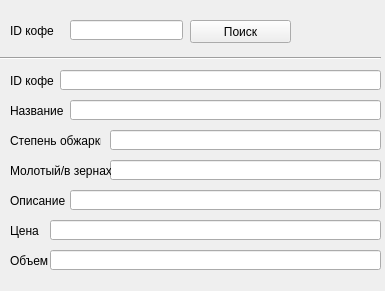
<?xml version="1.0" encoding="UTF-8"?>
<ui version="4.0">
 <class>MainWindow</class>
 <widget class="QMainWindow" name="MainWindow">
  <property name="geometry">
   <rect>
    <x>0</x>
    <y>0</y>
    <width>385</width>
    <height>291</height>
   </rect>
  </property>
  <property name="windowTitle">
   <string>MainWindow</string>
  </property>
  <widget class="QWidget" name="centralwidget">
   <widget class="QLabel" name="label">
    <property name="geometry">
     <rect>
      <x>10</x>
      <y>20</y>
      <width>47</width>
      <height>21</height>
     </rect>
    </property>
    <property name="text">
     <string>ID кофе</string>
    </property>
   </widget>
   <widget class="QLineEdit" name="FindID">
    <property name="geometry">
     <rect>
      <x>70</x>
      <y>20</y>
      <width>113</width>
      <height>20</height>
     </rect>
    </property>
   </widget>
   <widget class="QPushButton" name="pushButton">
    <property name="geometry">
     <rect>
      <x>190</x>
      <y>20</y>
      <width>101</width>
      <height>23</height>
     </rect>
    </property>
    <property name="text">
     <string>Поиск</string>
    </property>
   </widget>
   <widget class="Line" name="line">
    <property name="geometry">
     <rect>
      <x>0</x>
      <y>50</y>
      <width>381</width>
      <height>16</height>
     </rect>
    </property>
    <property name="orientation">
     <enum>Qt::Horizontal</enum>
    </property>
   </widget>
   <widget class="QLabel" name="label_2">
    <property name="geometry">
     <rect>
      <x>10</x>
      <y>70</y>
      <width>47</width>
      <height>21</height>
     </rect>
    </property>
    <property name="text">
     <string>ID кофе</string>
    </property>
   </widget>
   <widget class="QLineEdit" name="ID">
    <property name="geometry">
     <rect>
      <x>60</x>
      <y>70</y>
      <width>321</width>
      <height>20</height>
     </rect>
    </property>
    <property name="text">
     <string/>
    </property>
   </widget>
   <widget class="QLineEdit" name="Name">
    <property name="geometry">
     <rect>
      <x>70</x>
      <y>100</y>
      <width>311</width>
      <height>20</height>
     </rect>
    </property>
    <property name="text">
     <string/>
    </property>
   </widget>
   <widget class="QLabel" name="label_3">
    <property name="geometry">
     <rect>
      <x>10</x>
      <y>100</y>
      <width>61</width>
      <height>21</height>
     </rect>
    </property>
    <property name="text">
     <string>Название</string>
    </property>
   </widget>
   <widget class="QLineEdit" name="Level">
    <property name="geometry">
     <rect>
      <x>110</x>
      <y>130</y>
      <width>271</width>
      <height>20</height>
     </rect>
    </property>
    <property name="text">
     <string/>
    </property>
   </widget>
   <widget class="QLabel" name="label_4">
    <property name="geometry">
     <rect>
      <x>10</x>
      <y>130</y>
      <width>91</width>
      <height>21</height>
     </rect>
    </property>
    <property name="text">
     <string>Степень обжарки</string>
    </property>
   </widget>
   <widget class="QLineEdit" name="Bean">
    <property name="geometry">
     <rect>
      <x>110</x>
      <y>160</y>
      <width>271</width>
      <height>20</height>
     </rect>
    </property>
    <property name="text">
     <string/>
    </property>
   </widget>
   <widget class="QLabel" name="label_5">
    <property name="geometry">
     <rect>
      <x>10</x>
      <y>160</y>
      <width>101</width>
      <height>21</height>
     </rect>
    </property>
    <property name="text">
     <string>Молотый/в зернах</string>
    </property>
   </widget>
   <widget class="QLineEdit" name="Description">
    <property name="geometry">
     <rect>
      <x>70</x>
      <y>190</y>
      <width>311</width>
      <height>20</height>
     </rect>
    </property>
    <property name="text">
     <string/>
    </property>
   </widget>
   <widget class="QLabel" name="label_6">
    <property name="geometry">
     <rect>
      <x>10</x>
      <y>190</y>
      <width>61</width>
      <height>21</height>
     </rect>
    </property>
    <property name="text">
     <string>Описание</string>
    </property>
   </widget>
   <widget class="QLineEdit" name="Price">
    <property name="geometry">
     <rect>
      <x>50</x>
      <y>220</y>
      <width>331</width>
      <height>20</height>
     </rect>
    </property>
    <property name="text">
     <string/>
    </property>
   </widget>
   <widget class="QLabel" name="label_7">
    <property name="geometry">
     <rect>
      <x>10</x>
      <y>220</y>
      <width>61</width>
      <height>21</height>
     </rect>
    </property>
    <property name="text">
     <string>Цена</string>
    </property>
   </widget>
   <widget class="QLineEdit" name="Sizeq">
    <property name="geometry">
     <rect>
      <x>50</x>
      <y>250</y>
      <width>331</width>
      <height>20</height>
     </rect>
    </property>
    <property name="text">
     <string/>
    </property>
   </widget>
   <widget class="QLabel" name="label_8">
    <property name="geometry">
     <rect>
      <x>10</x>
      <y>250</y>
      <width>61</width>
      <height>21</height>
     </rect>
    </property>
    <property name="text">
     <string>Объем</string>
    </property>
   </widget>
  </widget>
 </widget>
 <resources/>
 <connections/>
</ui>
